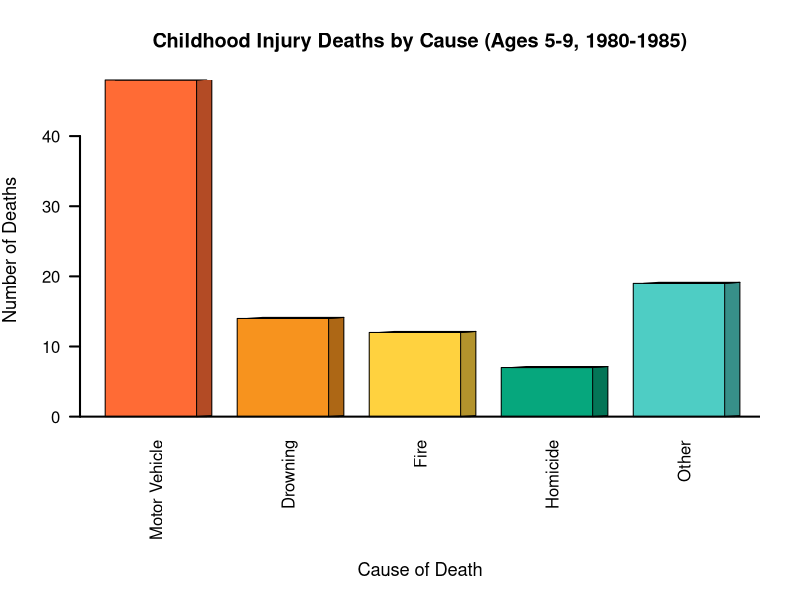
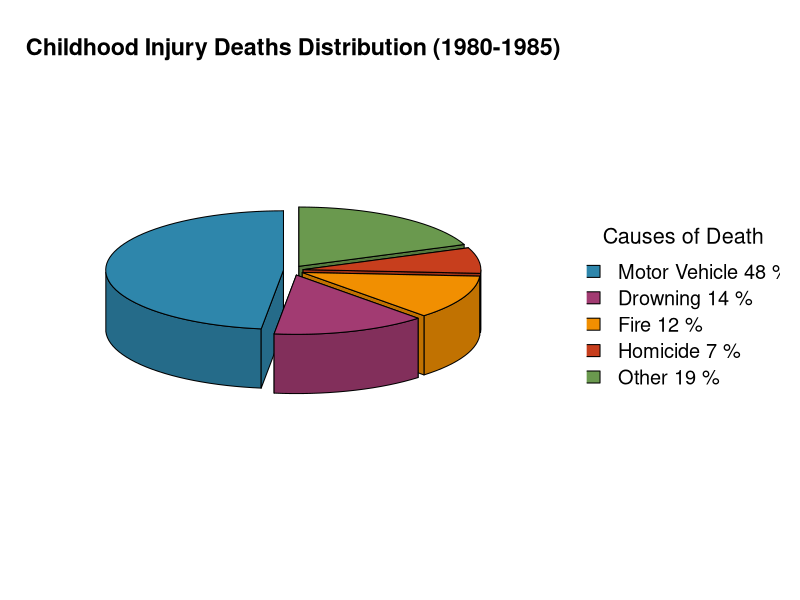
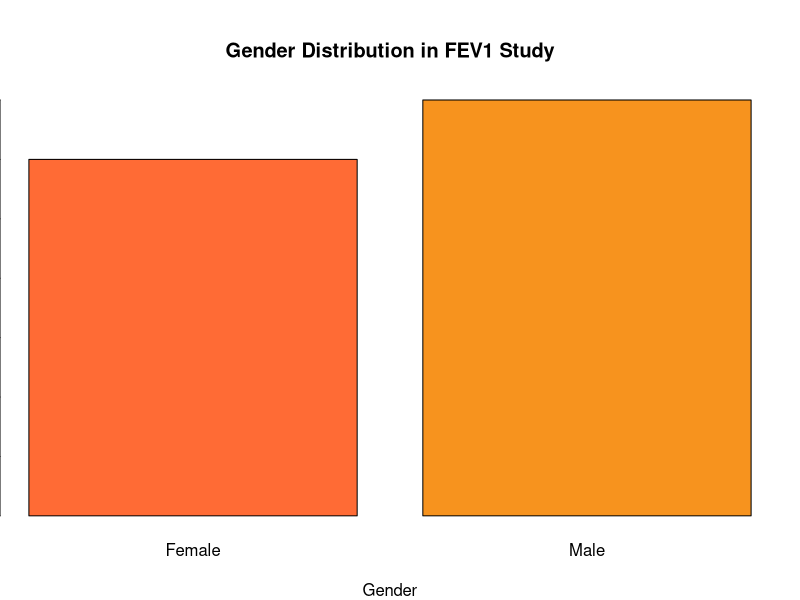
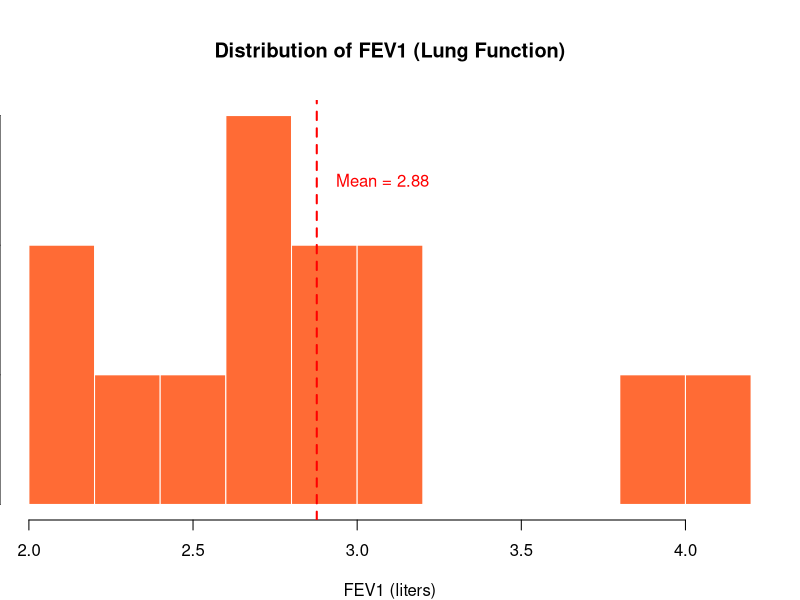
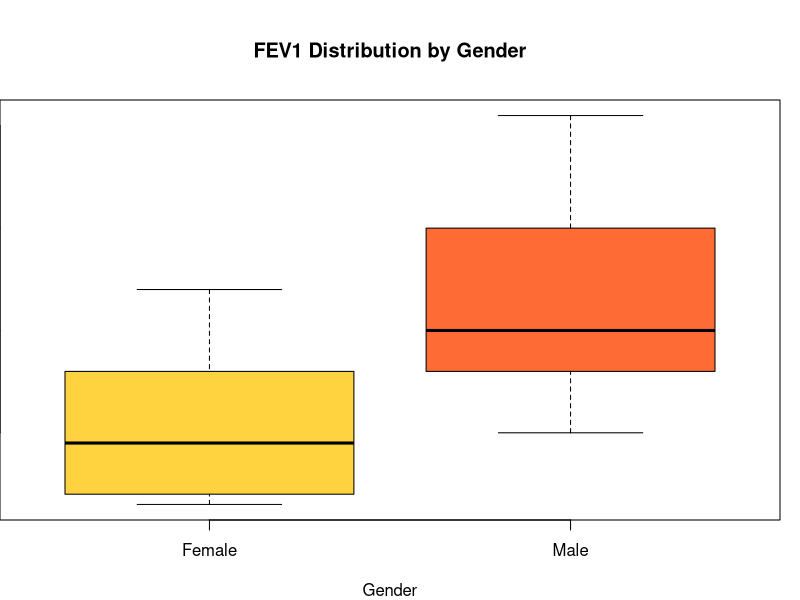
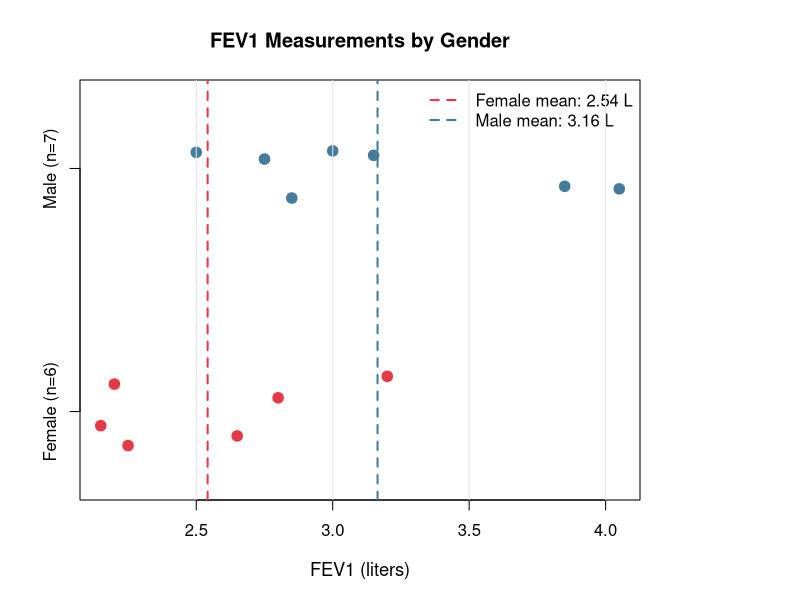
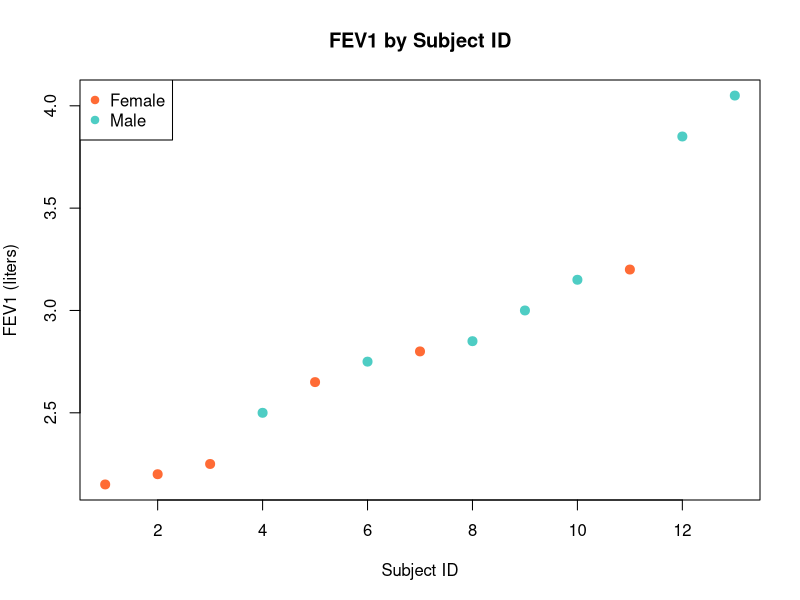
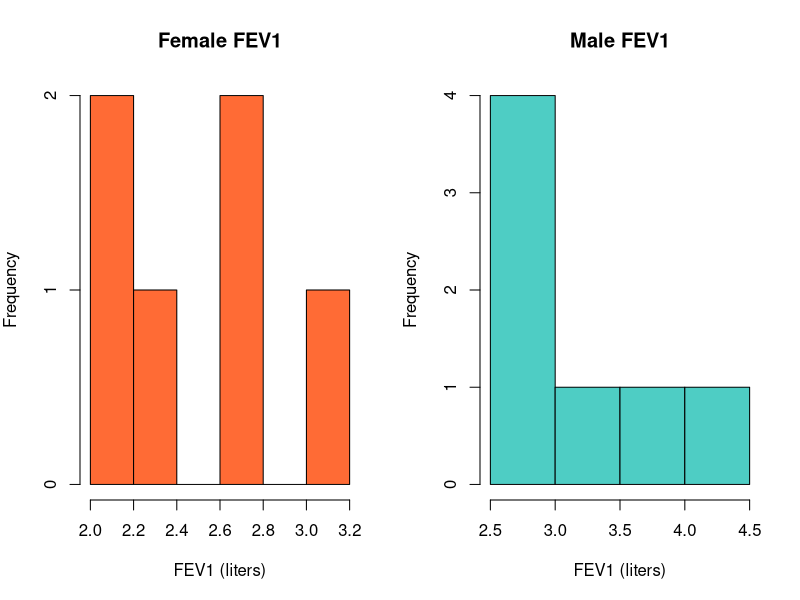

These figures' R source, in order:
# Week 1 Lecture Code - H524 Introduction to Biostatistics
# Dr. John Molitor, Oregon State University
# Fall 2025
#
# DATA SOURCES AND CITATIONS:
# Real datasets from published sources and government data:
# 1. FEV1 data: Pagano & Gauvreau "Principles of Biostatistics", pp. 38-39
#    Source: Study of 13 adolescents with asthma
# 2. Childhood injury deaths: Pagano & Gauvreau, pp. 24-25
#    Source: 100 children aged 5-9 who died from injuries, 1980-1985
# 3. Serum cholesterol: Pagano & Gauvreau, pp. 12-15
#    Source: National Health Examination Survey
# 4. Birth weight: Pagano & Gauvreau, pp. 26-28
#    Source: 3,751,275 infants born in US, 1986

# ============================================================================
# BASIC R OPERATIONS AND DATA TYPES
# ============================================================================

# Basic arithmetic
x <- 5
y <- 3
x + y    # Addition: 8
x * y    # Multiplication: 15

# Data types
age <- 25                    # Numeric
name <- "John"              # Character
is_student <- TRUE          # Logical

# Check data types
class(age)
class(name)
class(is_student)

# ============================================================================
# VECTORS AND DATA STRUCTURES
# ============================================================================

# Create vectors
ages <- c(22, 25, 28, 30, 35, 40, 45, 50, 55, 60)
print(ages)

# Different vector types
numeric_vector <- c(1, 2, 3, 4)
character_vector <- c("A", "B", "C")
logical_vector <- c(TRUE, FALSE, TRUE)
factor_vector <- factor(c("Male", "Female", "Male"))

# Data structures
my_matrix <- matrix(1:6, nrow = 2)
my_list <- list(numbers = 1:5, text = "hello")

# ============================================================================
# REAL DATASETS FROM PUBLISHED SOURCES
# ============================================================================

# FEV1 Data: Lung function in adolescents with asthma
# Source: Pagano & Gauvreau "Principles of Biostatistics", pp. 38-39
# Original study of 13 adolescents with asthma

fev1_data <- data.frame(
  subject_id = 1:13,
  fev1_liters = c(2.15, 2.20, 2.25, 2.50, 2.65, 2.75, 2.80,
                  2.85, 3.00, 3.15, 3.20, 3.85, 4.05),
  gender = c("Female", "Female", "Female", "Male", "Female",
             "Male", "Female", "Male", "Male", "Male",
             "Female", "Male", "Male")
)

# Convert gender to factor
fev1_data$gender <- factor(fev1_data$gender)

# View the data
print("FEV1 Data from Pagano & Gauvreau, pp. 38-39:")
print(fev1_data)
str(fev1_data)

# Childhood Injury Deaths Data
# Source: Pagano & Gauvreau "Principles of Biostatistics", pp. 24-25
# 100 children aged 5-9 who died from injuries, 1980-1985

injury_data <- data.frame(
  cause = rep(c("Motor Vehicle", "Drowning", "Fire", "Homicide", "Other"),
              times = c(48, 14, 12, 7, 19))
)
injury_data$cause <- factor(injury_data$cause,
                           levels = c("Motor Vehicle", "Drowning", "Fire", "Homicide", "Other"))

print("Childhood Injury Deaths Data from Pagano & Gauvreau, pp. 24-25:")
table(injury_data$cause)
prop.table(table(injury_data$cause)) * 100
summary(fev1_data)

# ============================================================================
# DESCRIPTIVE STATISTICS
# ============================================================================

# Basic descriptive statistics using FEV1 data
print("=== FEV1 Descriptive Statistics ===")
mean(fev1_data$fev1_liters)     # Mean: 2.95 liters
median(fev1_data$fev1_liters)   # Median: 2.80 liters
sd(fev1_data$fev1_liters)       # Standard deviation
var(fev1_data$fev1_liters)      # Variance
range(fev1_data$fev1_liters)    # Range: 2.15 to 4.05 liters
summary(fev1_data$fev1_liters)  # Five-number summary

# Quartiles and percentiles
quantile(fev1_data$fev1_liters)              # All quartiles
quantile(fev1_data$fev1_liters, 0.25)       # First quartile
quantile(fev1_data$fev1_liters, 0.75)       # Third quartile
quantile(fev1_data$fev1_liters, c(0.1, 0.9)) # 10th and 90th percentiles

# Gender comparison
print("=== FEV1 by Gender ===")
aggregate(fev1_liters ~ gender, data = fev1_data, mean)
aggregate(fev1_liters ~ gender, data = fev1_data, sd)

# Count by gender
table(fev1_data$gender)

# =============================================================================
# PROFESSIONAL 3D GRAPHICAL DISPLAY EXAMPLES
# =============================================================================

# Install and load required package for 3D visualizations
if (!require(plotrix, quietly = TRUE)) {
  install.packages("plotrix")
  library(plotrix)
}

# =============================================================================
# ALL VISUALIZATIONS NOW USE ONLY REAL PUBLISHED DATA
# =============================================================================

# We will use only:
# 1. fev1_data - real lung function measurements
# 2. injury_data - real childhood injury death data
# NO simulated data whatsoever!

# CATEGORICAL DATA VISUALIZATIONS using real data
# 1. Professional 3D Bar Chart for Childhood Injury Deaths
injury_counts <- table(injury_data$cause)

# Create enhanced 3D-style bar chart
par(mar = c(9, 4, 4, 2))  # Increase bottom margin for x-axis label

# Create gradient colors for 3D effect
bar_colors <- c("#FF6B35", "#F7931E", "#FFD23F", "#06A77D", "#4ECDC4")

# Create the bar chart with enhanced styling
bar_pos <- barplot(injury_counts,
                   main = "Childhood Injury Deaths by Cause (Ages 5-9, 1980-1985)",
                   ylab = "Number of Deaths",
                   xlab = "",  # Remove xlab here
                   col = bar_colors,
                   border = "black",
                   las = 2,
                   cex.main = 1.2,
                   cex.lab = 1.1,
                   lwd = 2,
                   space = 0.3)

# Add depth effect by drawing darker rectangles behind each bar
for(i in 1:length(injury_counts)) {
  # Calculate bar dimensions
  bar_height <- injury_counts[i]
  bar_left <- bar_pos[i] - 0.4
  bar_right <- bar_pos[i] + 0.4

  # Draw 3D depth effect (top and right side)
  depth_offset <- 0.15

  # Right side of bar (darker color)
  darker_color <- adjustcolor(bar_colors[i], red.f = 0.7, green.f = 0.7, blue.f = 0.7)
  polygon(c(bar_right, bar_right + depth_offset, bar_right + depth_offset, bar_right),
          c(0, depth_offset, bar_height + depth_offset, bar_height),
          col = darker_color, border = "black", lwd = 1)

  # Top of bar (lighter color)
  lighter_color <- adjustcolor(bar_colors[i], red.f = 1.2, green.f = 1.2, blue.f = 1.2)
  polygon(c(bar_left, bar_left + depth_offset, bar_right + depth_offset, bar_right),
          c(bar_height, bar_height + depth_offset, bar_height + depth_offset, bar_height),
          col = lighter_color, border = "black", lwd = 1)
}

# Add horizontal line at y=0 (x-axis baseline)
abline(h = 0, lwd = 2, col = "black")

# Add x-axis label below the category labels
mtext("Cause of Death", side = 1, line = 7, cex = 1.1)

# Reset margins
par(mar = c(5, 4, 4, 2))

# 2. Professional 3D Pie Chart with External Legend
# Define professional color palette for pie chart
pie_colors <- c("#2E86AB", "#A23B72", "#F18F01", "#C73E1D", "#6A994E")

# Calculate percentages for display
injury_percentages <- round(prop.table(injury_counts) * 100, 1)

# Set up layout with pie chart on left and legend on right
layout(matrix(c(1, 2), nrow = 1), widths = c(2.2, 0.8))

# Left panel: Pie chart
par(mar = c(4, 2, 5, 0))  # Remove right margin
pie3D(injury_counts,
      labels = "",     # No labels on the chart itself
      main = "Childhood Injury Deaths Distribution (1980-1985)",
      col = pie_colors,
      explode = 0.05,  # Minimal separation between slices
      theta = pi/6,    # 3D angle
      radius = 0.9,    # Fill the available space
      height = 0.15,   # 3D depth
      start = pi/2,    # Start angle
      cex.main = 1.4)  # Title size

# Right panel: Legend - positioned closer and centered
par(mar = c(4, 0, 5, 1))  # Remove left margin
plot.new()
legend("center",
       legend = paste(names(injury_counts), injury_percentages, "%"),
       fill = pie_colors,
       cex = 1.2,
       bty = "n",
       title = "Causes of Death",
       title.cex = 1.3,
       y.intersp = 1.1)  # Spacing between legend items

# Reset layout
layout(1)

# 3. Bar Chart for Gender in FEV1 study
gender_counts <- table(fev1_data$gender)
barplot(gender_counts,
        main = "Gender Distribution in FEV1 Study",
        ylab = "Number of Subjects",
        xlab = "Gender",
        col = c("#FF6B35", "#F7931E"))

# CONTINUOUS DATA VISUALIZATIONS using real FEV1 data
# 1. Histogram for FEV1 measurements
hist(fev1_data$fev1_liters,
     main = "Distribution of FEV1 (Lung Function)",
     xlab = "FEV1 (liters)",
     ylab = "Frequency",
     col = "#FF6B35",
     border = "white",
     breaks = 8)
abline(v = mean(fev1_data$fev1_liters), col = "red", lwd = 2, lty = 2)
text(mean(fev1_data$fev1_liters) + 0.2, 2.5,
     paste("Mean =", round(mean(fev1_data$fev1_liters), 2)), col = "red")

# 2. Box Plot for FEV1 by Gender
boxplot(fev1_liters ~ gender, data = fev1_data,
        main = "FEV1 Distribution by Gender",
        xlab = "Gender",
        ylab = "FEV1 (liters)",
        col = c("#FFD23F", "#FF6B35"),
        border = "black")

# 3. Enhanced Dot Plot for FEV1 with Gender Comparison
par(mar = c(5, 4, 4, 8))

# Create stripchart with gender separation
stripchart(
    fev1_liters ~ gender,
    data = fev1_data,
    main = "FEV1 Measurements by Gender",
    xlab = "FEV1 (liters)",
    ylab = "",
    method = "jitter",
    jitter = 0.15,
    pch = 19,
    col = c("#E63946", "#457B9D"),  # Red for Female, Blue for Male
    cex = 1.4,
    vertical = FALSE,
    group.names = c("Female (n=6)", "Male (n=7)"),
    cex.main = 1.2,
    cex.lab = 1.1
)

# Add vertical lines for group means
female_mean <- mean(fev1_data$fev1_liters[fev1_data$gender == "Female"])
male_mean <- mean(fev1_data$fev1_liters[fev1_data$gender == "Male"])

abline(v = female_mean, col = "#E63946", lty = 2, lwd = 2)
abline(v = male_mean, col = "#457B9D", lty = 2, lwd = 2)

# Add legend
legend("topright",
       legend = c(paste("Female mean:", round(female_mean, 2), "L"),
                  paste("Male mean:", round(male_mean, 2), "L")),
       col = c("#E63946", "#457B9D"),
       lty = 2,
       lwd = 2,
       bty = "n")

# Add grid for better readability
grid(nx = NULL, ny = NA, col = "gray90", lty = 1)

# Reset margins
par(mar = c(5, 4, 4, 2))

# 4. Scatter Plot: Subject ID vs FEV1
plot(fev1_data$subject_id, fev1_data$fev1_liters,
     main = "FEV1 by Subject ID",
     xlab = "Subject ID",
     ylab = "FEV1 (liters)",
     pch = 19,
     col = ifelse(fev1_data$gender == "Male", "#4ECDC4", "#FF6B35"),
     cex = 1.2)
legend("topleft", legend = c("Female", "Male"),
       col = c("#FF6B35", "#4ECDC4"), pch = 19)

# Additional descriptive statistics
IQR(fev1_data$fev1_liters)  # Interquartile range for FEV1

# ============================================================================
# FREQUENCY TABLES
# ============================================================================

# Frequency tables for categorical data using real datasets
table(fev1_data$gender)           # Gender distribution in FEV1 study
table(injury_data$cause)         # Childhood injury cause distribution

# Proportions and percentages
prop.table(table(fev1_data$gender))        # Gender proportions
prop.table(table(injury_data$cause)) * 100  # Injury cause percentages

# Real data provides meaningful insights!

# ============================================================================
# ADDITIONAL DATA VISUALIZATION EXAMPLES
# ============================================================================

# All visualizations now use real published data only!
# The main visualization examples are shown above using FEV1 and injury data.
# Here are some additional analysis examples using our real datasets:

# Additional FEV1 analysis - comparing genders
cat("\n=== Additional FEV1 Analysis ===\n")
female_fev1 <- fev1_data$fev1_liters[fev1_data$gender == "Female"]
male_fev1 <- fev1_data$fev1_liters[fev1_data$gender == "Male"]

cat("Female FEV1 - Mean:", round(mean(female_fev1), 2), "liters\n")
cat("Male FEV1 - Mean:", round(mean(male_fev1), 2), "liters\n")
cat("Difference:", round(mean(male_fev1) - mean(female_fev1), 2), "liters\n")

# Side-by-side comparison plot
par(mfrow = c(1, 2))
hist(female_fev1, main = "Female FEV1", xlab = "FEV1 (liters)", col = "#FF6B35")
hist(male_fev1, main = "Male FEV1", xlab = "FEV1 (liters)", col = "#4ECDC4")
par(mfrow = c(1, 1))  # Reset to single plot

# Injury data analysis - proportional breakdown
cat("\n=== Injury Data Analysis ===\n")
injury_props <- prop.table(table(injury_data$cause)) * 100
for(i in 1:length(injury_props)) {
  cat(names(injury_props)[i], ":", round(injury_props[i], 1), "%\n")
}

# ============================================================================
# RATES AND STANDARDIZATION
# ============================================================================

# Disease surveillance data example
population_size <- 50000
new_cases <- 125
deaths <- 15

# Calculate incidence rate
incidence_rate <- (new_cases / population_size) * 100000
cat("Incidence rate:", incidence_rate, "per 100,000 population\n")

# Calculate case fatality rate
case_fatality_rate <- (deaths / new_cases) * 100
cat("Case fatality rate:", case_fatality_rate, "%\n")

# Age-specific rates example
age_groups <- c("0-19", "20-39", "40-59", "60+")
population_by_age <- c(12000, 15000, 18000, 5000)
cases_by_age <- c(5, 25, 65, 30)

# Calculate age-specific rates
age_specific_rates <- (cases_by_age / population_by_age) * 100000

# Display results
cat("\nAge-Specific Incidence Rates:\n")
for(i in 1:length(age_groups)) {
  cat("Age group", age_groups[i], ":",
      round(age_specific_rates[i], 1), "per 100,000\n")
}

# Visualize age-specific rates
pdf("age_specific_rates.pdf", width = 8, height = 6)
barplot(age_specific_rates,
        names.arg = age_groups,
        main = "Age-Specific Disease Incidence Rates",
        xlab = "Age Group",
        ylab = "Rate per 100,000",
        col = "steelblue")
dev.off()

# ============================================================================
# ADDITIONAL EXAMPLES
# ============================================================================

# Working directory commands
getwd()                    # Check working directory
# setwd("path/to/directory")  # Set working directory (uncomment and modify as needed)

# Workspace management
ls()                       # List objects in workspace
# rm(object_name)          # Remove specific object
# rm(list = ls())          # Clear entire workspace (use with caution!)

# Help system
?mean                      # Help for mean function
help(hist)                 # Help for hist function
??"linear regression"      # Search help for topics

# Data import/export examples (common file types)
# read.csv("filename.csv")     # Read CSV file
# write.csv(fev1_data, "fev1_data.csv", row.names = FALSE)  # Write CSV file

# Basic data manipulation using real FEV1 data
fev1_data$high_fev1 <- ifelse(fev1_data$fev1_liters >= 3.0, "High", "Low")
table(fev1_data$high_fev1)

# Subset data examples
high_fev1 <- subset(fev1_data, fev1_liters >= 3.0)
males_only <- subset(fev1_data, gender == "Male")
females_only <- subset(fev1_data, gender == "Female")

# Summary by groups using real data
aggregate(fev1_liters ~ gender, data = fev1_data, mean)
aggregate(fev1_liters ~ gender, data = fev1_data,
          function(x) c(mean = mean(x), sd = sd(x), min = min(x), max = max(x)))

# ============================================================================
# SAVE WORKSPACE (OPTIONAL)
# ============================================================================

# Save current workspace
# save.image("week1_workspace.RData")

# Save specific objects
# save(fev1_data, injury_data, age_specific_rates, file = "week1_data.RData")

# Load workspace
# load("week1_workspace.RData")

cat("\n=== Week 1 R Code Complete ===\n")
cat("All examples from the lecture slides are included above.\n")
cat("You can run this script section by section or all at once.\n")
